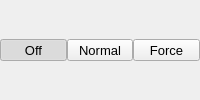
                  <widget class="QFrame" name="toolButtonVerticalStripes">
                   <layout class="QHBoxLayout" name="horizontalLayout_11">
                    <property name="spacing">
                     <number>0</number>
                    </property>
                    <property name="leftMargin">
                     <number>0</number>
                    </property>
                    <property name="topMargin">
                     <number>0</number>
                    </property>
                    <property name="rightMargin">
                     <number>0</number>
                    </property>
                    <property name="bottomMargin">
                     <number>0</number>
                    </property>
                    <item>
                     <widget class="ColorToolButton" name="toolButtonVerticalStripesOff">
                      <property name="sizePolicy">
                       <sizepolicy hsizetype="Preferred" vsizetype="Fixed">
                        <horstretch>0</horstretch>
                        <verstretch>0</verstretch>
                       </sizepolicy>
                      </property>
                      <property name="font">
                       <font>
                        <pointsize>10</pointsize>
                       </font>
                      </property>
                      <property name="text">
                       <string>Off</string>
                      </property>
                      <property name="checkable">
                       <bool>true</bool>
                      </property>
                      <property name="checked">
                       <bool>true</bool>
                      </property>
                      <property name="autoExclusive">
                       <bool>true</bool>
                      </property>
                     </widget>
                    </item>
                    <item>
                     <widget class="ColorToolButton" name="toolButtonVerticalStripesNormal">
                      <property name="sizePolicy">
                       <sizepolicy hsizetype="Preferred" vsizetype="Fixed">
                        <horstretch>0</horstretch>
                        <verstretch>0</verstretch>
                       </sizepolicy>
                      </property>
                      <property name="font">
                       <font>
                        <pointsize>10</pointsize>
                       </font>
                      </property>
                      <property name="text">
                       <string>Normal</string>
                      </property>
                      <property name="checkable">
                       <bool>true</bool>
                      </property>
                      <property name="autoExclusive">
                       <bool>true</bool>
                      </property>
                     </widget>
                    </item>
                    <item>
                     <widget class="ColorToolButton" name="toolButtonVerticalStripesForce">
                      <property name="sizePolicy">
                       <sizepolicy hsizetype="Preferred" vsizetype="Fixed">
                        <horstretch>0</horstretch>
                        <verstretch>0</verstretch>
                       </sizepolicy>
                      </property>
                      <property name="font">
                       <font>
                        <pointsize>10</pointsize>
                       </font>
                      </property>
                      <property name="text">
                       <string>Force</string>
                      </property>
                      <property name="checkable">
                       <bool>true</bool>
                      </property>
                      <property name="autoExclusive">
                       <bool>true</bool>
                      </property>
                     </widget>
                    </item>
                   </layout>
                  </widget>
